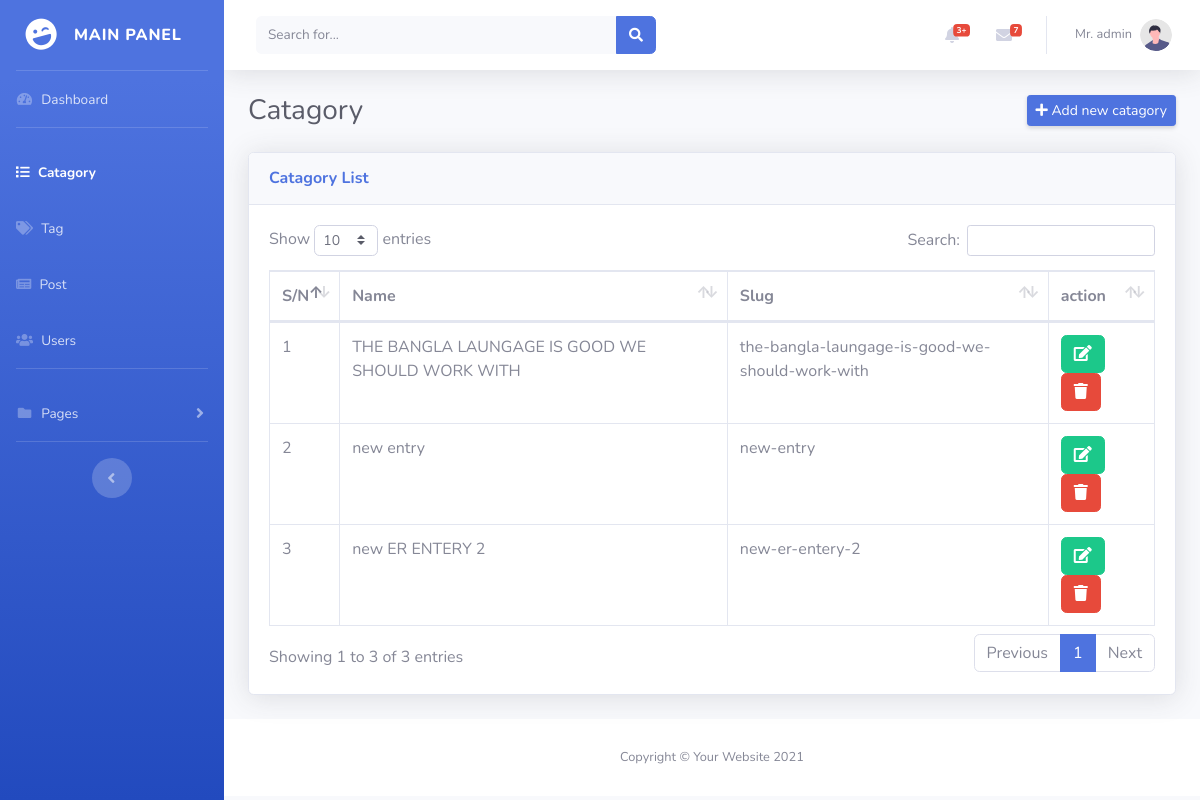
Before: /admin/catagory.php (signed in) with the older database file.
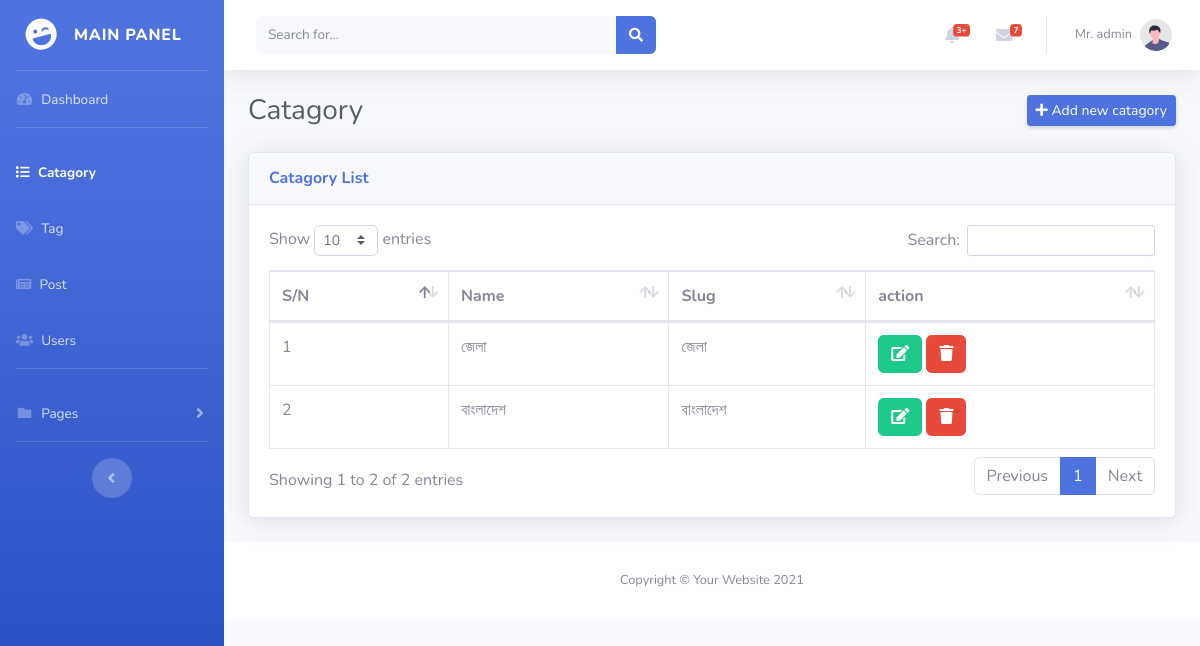
After: the same page with the newer database file.
### tables this page shows
CREATE TABLE `catagory` (
  `id` bigint NOT NULL,
  `name` varchar(255) NOT NULL,
  `slug` varchar(255) NOT NULL
);

### admin/catagory.php (the view, shortened to what this page needs)
<?php
include "layout/head.php";
?>
<div id="wrapper">
    <?php include "layout/sidebard.php"; ?>
    <div id="content-wrapper" class="d-flex flex-column">
        <div id="content">
            <?php include "layout/topbar.php"; ?>
            <div class="container-fluid">
                <div class="d-sm-flex align-items-center justify-content-between mb-4">
                    <h1 class="h3 mb-0 text-gray-800">Catagory</h1>
                    <a href="catagoryCreate.php" class="d-none d-sm-inline-block btn btn-sm btn-primary shadow-sm"><i class="fas fa-plus fa-md text-white"></i> Add new catagory</a>
                </div>
                <div class="card shadow mb-4">
                    <div class="card-header py-3">
                        <h6 class="m-0 font-weight-bold text-primary">Catagory List</h6>
                    </div>
                    <div class="card-body">
                        <div class="table-responsive">
                            <table class="table table-bordered" id="dataTable" width="100%" cellspacing="0">
                                <thead>
                                    <tr>
                                        <th>S/N</th>
                                        <th>Name</th>
                                        <th>Slug</th>
                                        <th>action</th>
                                    </tr>
                                </thead>
                                <tbody>
                                    <?php
                                    $sql = "SELECT * FROM catagory";
                                    $statement = $conn->query($sql);
                                    $catagories = $statement->fetchAll(PDO::FETCH_OBJ);
                                    if ($catagories) {
                                        foreach ($catagories as $key => $catagory) { ?>
                                            <tr>
                                                <td> <?php echo $key + 1; ?> </td>
                                                <td> <?php echo $catagory->name; ?> </td>
                                                <td> <?php echo $catagory->slug; ?> </td>
                                                <td>
                                                    <a href="catagoryEdit.php?id=<?php echo $catagory->id; ?>" class="btn btn-success">
                                                        <i class="fas fa-edit"></i>
                                                    </a>
                                                    <a href="catagoryDelete.php?id=<?php echo $catagory->id; ?>" onclick="return confirm('Are you sure to Delele?')" class="btn btn-danger">
                                                        <i class="fas fa-trash"></i>
                                                    </a>
                                                </td>
                                            </tr>
                                    <?php
                                        }
                                    }
                                    ?>
                                </tbody>
                            </table>
                        </div>
                    </div>
                </div>
            </div>
            <?php
            include "layout/footer.php";
            ?>

Changed rows visible on the page:
removed catagory: name "THE BANGLA LAUNGAGE IS GOOD WE SHOULD WORK WITH", slug "the-bangla-laungage-is-good-we-should-work-with"
removed catagory: name "new entry", slug "new-entry"
removed catagory: name "new ER ENTERY 2", slug "new-er-entery-2"
added catagory: name "জেলা", slug "জেলা"
added catagory: name "বাংলাদেশ", slug "বাংলাদেশ"
Other visible differences:
text written by a page script: "Show entries Search: Showing 1 to 3 of 3 entries Previous 1 Next" → "Show entries Search: Showing 1 to 2 of 2 entries Previous 1 Next"
